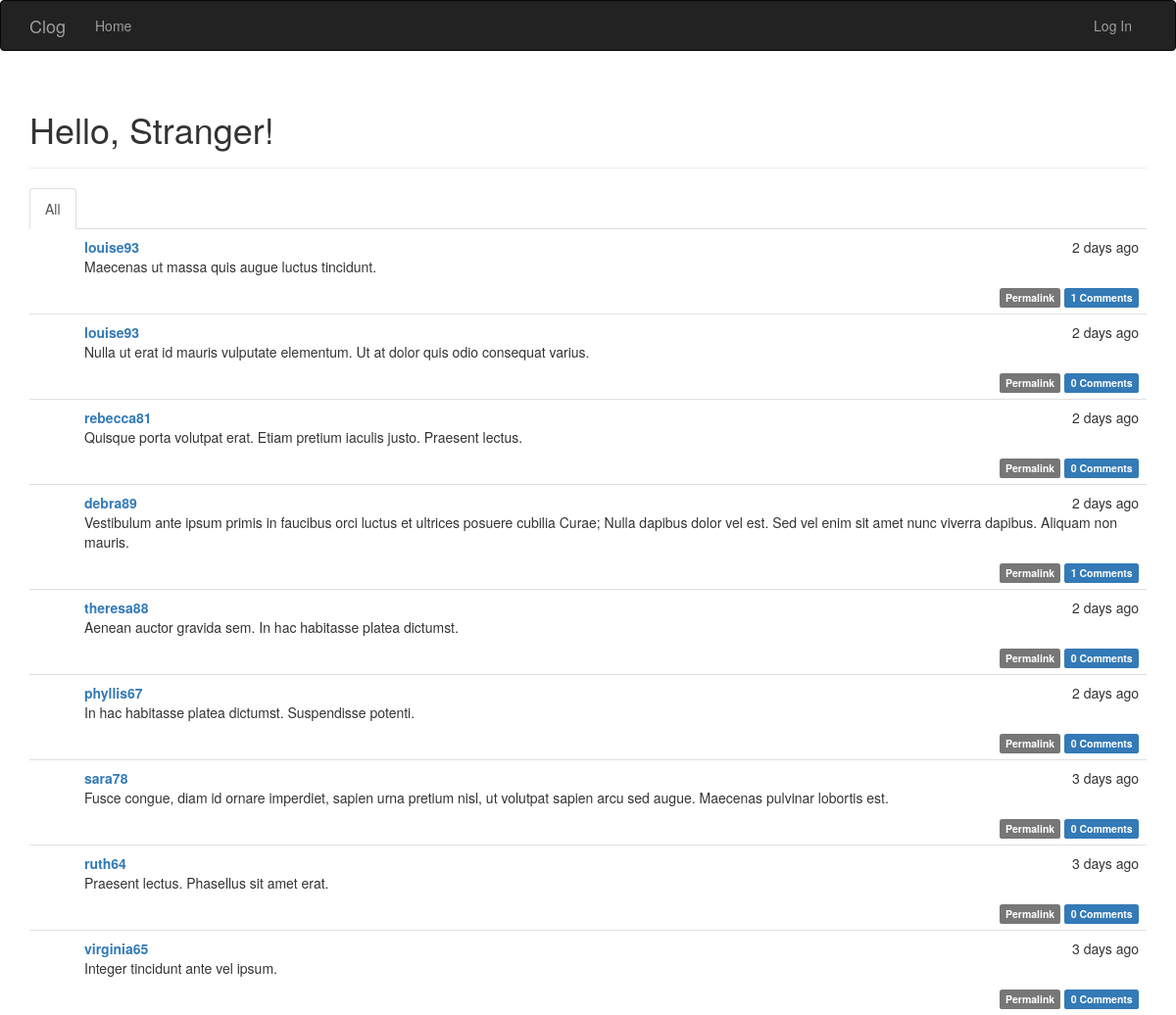
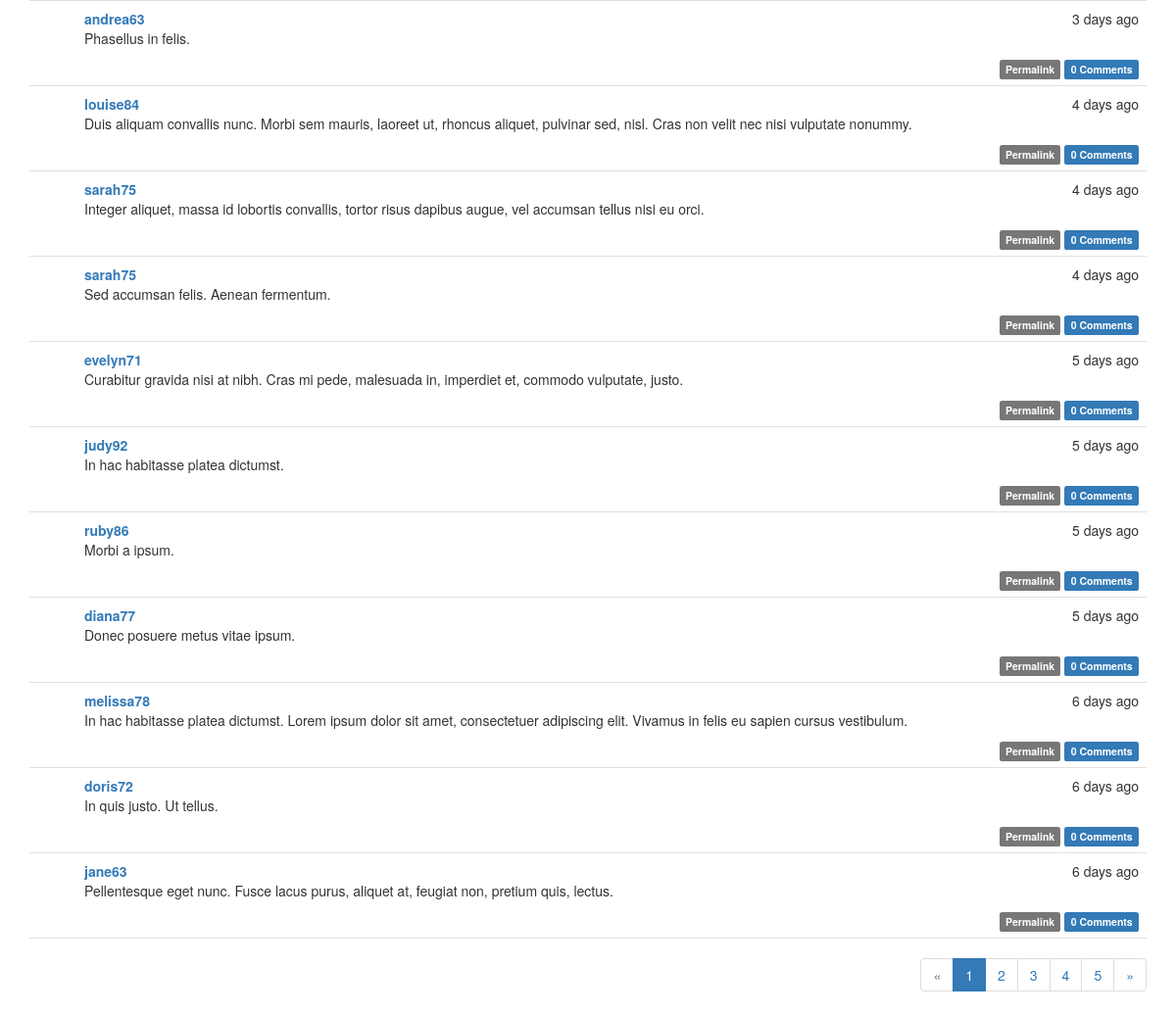
The page / on the database its author committed (2 pictures, top to bottom).
### app/models.py (models this page shows, shortened)
class Post(db.Model):
    __tablename__ = 'posts'
    id = db.Column(db.Integer, primary_key=True)
    body = db.Column(db.Text)
    timestamp = db.Column(db.DateTime, index=True, default=datetime.utcnow)
    author_id = db.Column(db.Integer, db.ForeignKey('users.id'))
    body_html = db.Column(db.Text)
    comments = db.relationship('Comment', backref='post', lazy='dynamic')

class User(UserMixin, db.Model):
    __tablename__ = 'users'
    id = db.Column(db.Integer, primary_key=True)
    username = db.Column(db.String(64), unique=True, index=True)
    email = db.Column(db.String(64), unique=True, index=True)
    role_id = db.Column(db.Integer, db.ForeignKey('roles.id'))
    password_hash = db.Column(db.String(128))
    confirmed = db.Column(db.Boolean, default=False)
    name = db.Column(db.String(64))
    location = db.Column(db.String(64))
    about_me = db.Column(db.Text)
    member_since = db.Column(db.DateTime(), default=datetime.utcnow)
    last_seen = db.Column(db.DateTime(), default=datetime.utcnow)
    posts = db.relationship('Post', backref='author', lazy='dynamic')
    followed = db.relationship('Follow',
                               foreign_keys=[Follow.follower_id],
                               backref=db.backref('follower', lazy='joined'),
                               lazy='dynamic',
                               cascade='all, delete-orphan')
    followers = db.relationship('Follow',
                                foreign_keys=[Follow.followed_id],
                                backref=db.backref('followed', lazy='joined'),
                                lazy='dynamic',
                                cascade='all, delete-orphan')
    comments = db.relationship('Comment', backref='author', lazy='dynamic')
    @property
    def password(self):
        raise AttributeError('password is not a readable attribute')

### app/main/views.py (the view)
@main.route('/', methods=['GET', 'POST'])
def index():
    form = PostForm()
    if current_user.can(Permission.WRITE_ARTICLES) and form.validate_on_submit():
        post = Post(body=form.body.data, author=current_user._get_current_object())
        db.session.add(post)
        return redirect(url_for('.index'))
    page = request.args.get('page', 1, type=int)
    show_followed = False
    if current_user.is_authenticated:
        show_followed = bool(request.cookies.get('show_followed', ''))
    if show_followed:
        query = current_user.followed_posts
    else:
        query = Post.query
    pagination = query.order_by(Post.timestamp.desc()).paginate(
        page, per_page=current_app.config['FLASKY_POSTS_PER_PAGE'],
        error_out=False)
    posts = pagination.items
    return render_template('index.html', form=form, posts=posts,
                           show_followed=show_followed, pagination=pagination)

### app/auth/views.py (called while the page is built)
@auth.before_app_request
def before_request():
    if current_user.is_authenticated:
        current_user.ping()
        if not current_user.confirmed \
                and request.endpoint[:5] != 'auth.' \
                and request.endpoint != 'static':
            return redirect(url_for('auth.unconfirmed'))

### app/main/__init__.py (called while the page is built)
@main.app_context_processor
def inject_permissions():
    return dict(Permission=Permission)

### app/models.py (called while the page is built)
    def can(self, permissions):
        return False

    def is_administrator(self):
        return False

### app/templates/index.html (shortened to what this page needs)
{% extends "base.html" %}
{% import "bootstrap/wtf.html" as wtf %}
{% import "_macros.html" as macros %}
{% block page_content %}
<div class="page-header">
    <h1>Hello, {% if current_user.is_authenticated %}{{ current_user.username }}{% else %}Stranger{% endif %}!</h1>
</div>
<div class="post-tabs">
    <ul class="nav nav-tabs">
        <li{% if not show_followed %} class="active"{% endif %}><a href="{{ url_for('.show_all') }}">All</a></li>
    </ul>
    {% include '_posts.html' %}
</div>
{% if pagination %}
<div class="pagination">
    {{ macros.pagination_widget(pagination, '.index') }}
</div>
{% endif %}
{% endblock %}

### app/templates/_posts.html (shortened to what this page needs)
<ul class="posts">
    {% for post in posts %}
    <li class="post">
        <div class="post-content">
            <div class="post-date">{{ moment(post.timestamp).fromNow() }}</div>
            <div class="post-author"><a href="{{ url_for('.user', username=post.author.username) }}">{{ post.author.username }}</a></div>
            <div class="post-body">
                {% if post.body_html %}
                    {{ post.body_html | safe }}
                {% else %}
                    {{ post.body }}
                {% endif %}
            </div>
            <div class="post-footer">
                <a href="{{ url_for('.post', id=post.id) }}">
                    <span class="label label-default">Permalink</span>
                </a>
                <a href="{{ url_for('.post', id=post.id) }}#comments">
                    <span class="label label-primary">{{ post.comments.count() }} Comments</span>
                </a>
            </div>
        </div>
    </li>
    {% endfor %}
</ul>

### app/static/styles.css (style rules this page uses)
div.post-tabs { margin-top: 16px; }
ul.posts { list-style-type: none; padding: 0px; margin: 16px 0px 0px 0px; border-top: 1px solid #e0e0e0; }
div.post-tabs ul.posts { margin: 0px; border-top: none; }
ul.posts li.post { padding: 8px; border-bottom: 1px solid #e0e0e0; }
div.post-date { float: right; }
div.post-author { font-weight: bold; }
div.post-content { margin-left: 48px; min-height: 48px; }
div.post-footer { text-align: right; }
div.pagination { width: 100%; text-align: right; padding: 0px; margin: 0px; }

### rows shown on the page
Post: timestamp "2 days ago", author.username "louise93", body_html "Maecenas ut massa quis augue luctus tincidunt.", comments.count "1"
Post: timestamp "2 days ago", author.username "louise93", body_html "Nulla ut erat id mauris vulputate elementum. Ut at dolor quis odio consequat varius.", comments.count "0"
Post: timestamp "2 days ago", author.username "rebecca81", body_html "Quisque porta volutpat erat. Etiam pretium iaculis justo. Praesent lectus.", comments.count "0"
Post: timestamp "2 days ago", author.username "debra89", body_html "Vestibulum ante ipsum primis in faucibus orci luctus et ultrices posuere cubilia Curae; Nulla dapibus dolor vel est. Sed vel enim sit amet nunc viverra dapibus. Aliquam non mauris.", comments.count "1"
Post: timestamp "2 days ago", author.username "theresa88", body_html "Aenean auctor gravida sem. In hac habitasse platea dictumst.", comments.count "0"
Post: timestamp "2 days ago", author.username "phyllis67", body_html "In hac habitasse platea dictumst. Suspendisse potenti.", comments.count "0"
Post: timestamp "3 days ago", author.username "sara78", body_html "Fusce congue, diam id ornare imperdiet, sapien urna pretium nisl, ut volutpat sapien arcu sed augue. Maecenas pulvinar lobortis est.", comments.count "0"
Post: timestamp "3 days ago", author.username "ruth64", body_html "Praesent lectus. Phasellus sit amet erat.", comments.count "0"
Post: timestamp "3 days ago", author.username "virginia65", body_html "Integer tincidunt ante vel ipsum.", comments.count "0"
Post: timestamp "3 days ago", author.username "andrea63", body_html "Phasellus in felis.", comments.count "0"
Post: timestamp "4 days ago", author.username "louise84", body_html "Duis aliquam convallis nunc. Morbi sem mauris, laoreet ut, rhoncus aliquet, pulvinar sed, nisl. Cras non velit nec nisi vulputate nonummy.", comments.count "0"
Post: timestamp "4 days ago", author.username "sarah75", body_html "Integer aliquet, massa id lobortis convallis, tortor risus dapibus augue, vel accumsan tellus nisi eu orci.", comments.count "0"
Post: timestamp "4 days ago", author.username "sarah75", body_html "Sed accumsan felis. Aenean fermentum.", comments.count "0"
Post: timestamp "5 days ago", author.username "evelyn71", body_html "Curabitur gravida nisi at nibh. Cras mi pede, malesuada in, imperdiet et, commodo vulputate, justo.", comments.count "0"
Post: timestamp "5 days ago", author.username "judy92", body_html "In hac habitasse platea dictumst.", comments.count "0"
Post: timestamp "5 days ago", author.username "ruby86", body_html "Morbi a ipsum.", comments.count "0"
Post: timestamp "5 days ago", author.username "diana77", body_html "Donec posuere metus vitae ipsum.", comments.count "0"
Post: timestamp "6 days ago", author.username "melissa78", body_html "In hac habitasse platea dictumst. Lorem ipsum dolor sit amet, consectetuer adipiscing elit. Vivamus in felis eu sapien cursus vestibulum.", comments.count "0"
Post: timestamp "6 days ago", author.username "doris72", body_html "In quis justo. Ut tellus.", comments.count "0"
Post: timestamp "6 days ago", author.username "jane63", body_html "Pellentesque eget nunc. Fusce lacus purus, aliquet at, feugiat non, pretium quis, lectus.", comments.count "0"

### other values the page prints
{{ p }} "1"
{{ p }} "2" "3" "4" "5"
